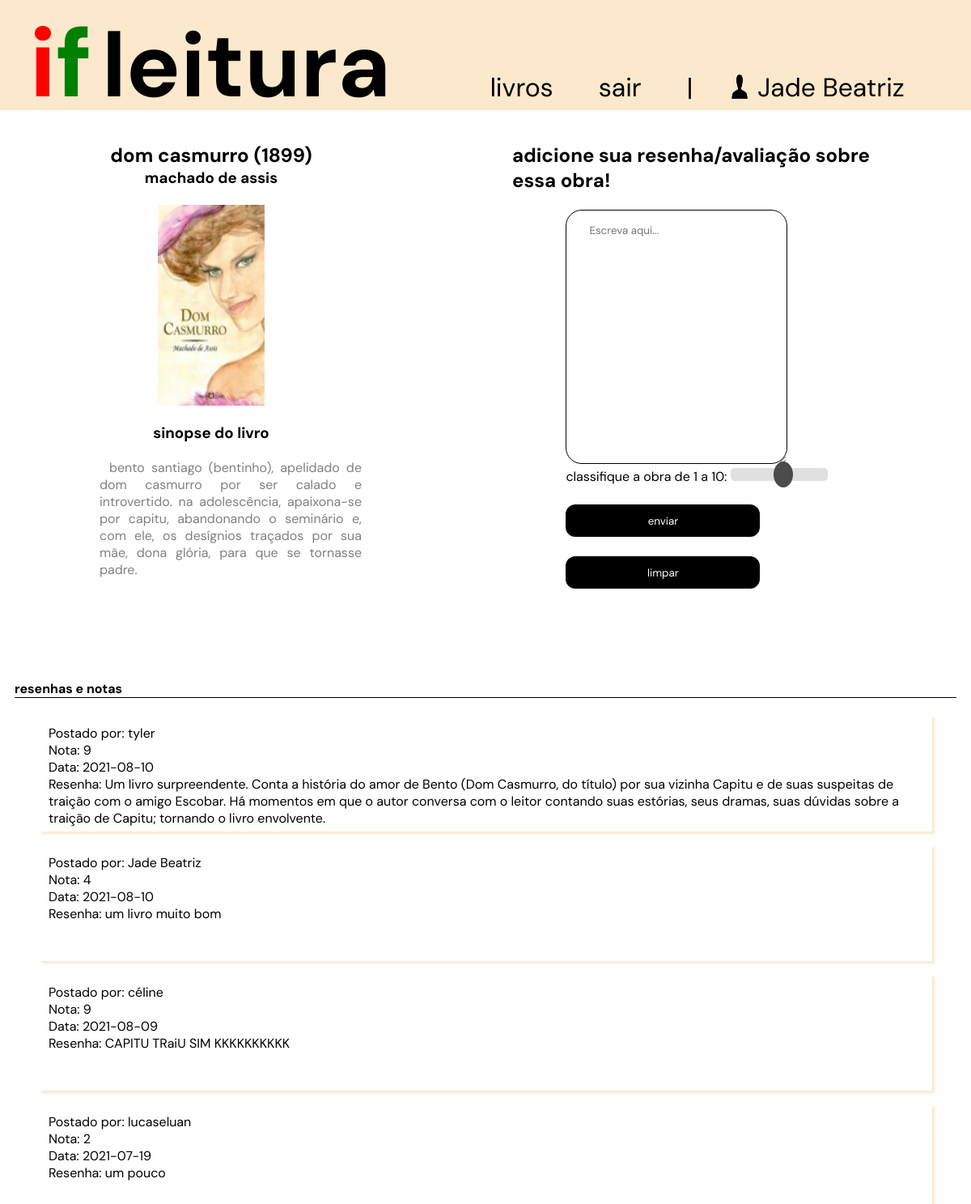
Page /php/livro.php?id=01001 (signed in) on the committed database.
### tables this page shows
CREATE TABLE `usuario` (
  `id_usuario` int(255) NOT NULL,
  `nome` varchar(100) NOT NULL,
  `idade` int(3) NOT NULL,
  `email` varchar(100) NOT NULL,
  `senha` varchar(32) NOT NULL,
  `data` date NOT NULL DEFAULT current_timestamp()
);

CREATE TABLE `livro` (
  `titulo` varchar(100) NOT NULL,
  `autor` varchar(50) NOT NULL,
  `ano_publi` int(4) NOT NULL,
  `id` varchar(5) NOT NULL,
  `sinopse` text NOT NULL,
  `origem` varchar(20) NOT NULL,
  `capa` varchar(255) NOT NULL
);

### php/livro.php (the view, shortened to what this page needs)
<?php
$id_livro = $_GET['id'];
include('conexao.php');
$id = $_SESSION['id-usuario'];
$query = "SELECT * FROM usuario WHERE id_usuario = '$id'";
$resultado = mysqli_query($conexao, $query);
$dados = mysqli_fetch_array($resultado);
$sql = "SELECT * FROM livro WHERE id = '$id_livro'";
$result = mysqli_query($conexao, $sql);
$dados_livro = mysqli_fetch_array($result);
?>
<!DOCTYPE html>
<html lang="pt-br">
<head>
    <link rel='stylesheet' type='text/css' media='screen' href='../css/css.css'>
</head>
<body>
<div class='nome'>
    <h1 id="red">i</h1> <h1 id="green">f</h1> <h1 class="titulo">leitura</h1> <br>
    <ul>
    <li> <a href="home.php"> livros </a> </li>
    <li> <a href="logout.php"> sair </a> </li>
    <li> <a href="">|</a></li>
    <img src="../imgs/user2.png" alt="" id="user">
    <li> <a href=""><?php echo $dados['nome']; ?></a>  </li>
    </ul>
</div>
<div class="livro-pag">
    <div class="conteudo-livro">
        <h2> <?php echo $dados_livro['titulo'], " (", $dados_livro['ano_publi'], ")"; ?> </h2>
        <h3> <?php echo $dados_livro['autor']; ?> </h3> <br>
        <?php  $imgURL = 'upload/'.$dados_livro['capa']; ?>
        <img src="<?php echo $imgURL;?>" alt="<?php echo $dados_livro['titulo']; ?>" class="capa-livro"/> <br>
        <h3> sinopse do livro </h3>
        <p class="sinopse"> <?php echo $dados_livro['sinopse']; ?> </p>
    </div>
    <div class="resenha">
        <h2> adicione sua resenha/avaliação sobre essa obra! </h2> <br>
        <form method="POST" action="">
            <textarea name=resenha class="resenha-input" placeholder="Escreva aqui..." maxlength="1000"></textarea><br>
            <label for="nota"> classifique a obra de 1 a 10: </label>
            <input type="range" name="nota" class="nota" min="1" max="10"> <br>
            <button type="submit" name="Enviar" class="submit-resenha"> enviar </button><br>
            <button type=reset value=Limpar class="submit-resenha"> limpar </button>
        </form>
    </div>
</div>
<h4> resenhas e notas </h4> <br>
<div class="posts">
    <?php
        $query1 = "SELECT DISTINCT nome, resenha, nota, avaliacao.data FROM avaliacao, usuario
        WHERE avaliacao.id_usuario = usuario.id_usuario and avaliacao.id_livro=".$id_livro." ORDER BY id desc";
        $executar = mysqli_query($conexao, $query1);
        while($exibir = mysqli_fetch_array($executar)){
            echo "<div class='comentarios'> Postado por: ", $exibir['nome'], "<br> Nota: ", $exibir['nota'],
            "</br> Data: ", $exibir['data'], "<br> Resenha: ", $exibir['resenha'],"</div> <br>";
        }
    ?>
</div>
</body>
</html>

### css/css.css (style rules this page uses)
* { margin: 0 auto; font-family: 'DM Sans', sans-serif; }
.titulo { color: black; font-size: 14vh; margin-left: 1vw; }
#red { color:red; font-size: 15vh; margin-right: 0vw; }
#green { color: green; font-size: 15vh; margin-left: 0vw; margin-right: 0vw; }
ul { margin-top: 6vh; height: 6vh; list-style-type: none; display: flex; }
li { display: inline; }
li a { display: inline; margin-right: 3vw; color:black; padding: 10px; font-size: 4vh; text-decoration: none; }
#user { width: 2vw; height: 5vh; }
.nome { width: 100vw; height: 17vh; margin-bottom: 2vh; display: flex; justify-content: center; align-items: baseline; background-color: rgb(252, 232, 204); }
h4 { margin-left: 1.5vw; margin-right: 1.5vw; border-bottom: solid black 1px; }
.livro-pag { display: flex; justify-content: space-evenly; }
.livro-pag .conteudo-livro { width: 25vw; height: 80vh; margin-top: 3vh; margin-bottom: 3vh; display: flex; flex-direction: column; align-items: flex-start; }
.livro-pag .conteudo-livro .sinopse { width: 27vw; height: 23vh; margin-top: 1vh; margin-bottom: 2vh; color: gray; text-indent: 1vw; text-align: justify; text-justify: inter-word; padding: 1.5vh; }
.livro-pag .conteudo-livro .capa-livro { width: 11vw; height: 31vh; }
.livro-pag .resenha { width: 38vw; height: 74vh; margin-top: 3vh; margin-bottom: 3vh; display: flex; flex-direction: column; align-items: flex-start; }
.livro-pag .resenha .resenha-input { width: 20vw; height: 35vh; border: 1px black solid; border-radius: 20px; color: gray; text-indent: 1vw; padding: 2vh; }
.livro-pag .resenha .resenha-input::placeholder { text-align: start; margin-top: 0vh; }
.livro-pag .resenha .submit-resenha { width: 20vw; height: 5vh; margin-top: 3vh; background-color: black; color: white; border-radius: 12px; border: solid black; }
.livro-pag .resenha .nota { appearance: none; width: 10vw; height: 2vh; border-radius: 5px; background: #d3d3d3; outline: none; opacity: 0.7; transition: .2s; transition: opacity .2s; }
.posts { display: flex; flex-flow: row wrap; justify-content: space-evenly; }
.comentarios { width: 90vw; height: 15vh; overflow: auto; margin-bottom: 2vh; padding: 1.5vh; box-shadow: 3px 3px 3px rgb(252, 232, 204); }

### rows in the picture
usuario: nome "Jade Beatriz"
livro: titulo "dom casmurro", ano_publi "1899", autor "machado de assis", capa (picture), sinopse "bento santiago (bentinho), apelidado de dom casmurro por ser calado e introvertido. na adolescência, apaixona-se por capitu, abandonando o seminário e, com ele, os desígnios traçados por sua mãe, dona glória, para que se tornasse padre."

### other values in the picture
$exibir['nome'] "tyler"
$exibir['nota'] "9"
$exibir['data'] "2021-08-10"
$exibir['nome'] "Jade Beatriz"
$exibir['nota'] "4"
$exibir['resenha'] "um livro muito bom"
$exibir['nome'] "céline"
$exibir['data'] "2021-08-09"
$exibir['resenha'] "CAPITU TRaiU SIM KKKKKKKKKK"
$exibir['nome'] "lucaseluan"
$exibir['nota'] "2"
$exibir['data'] "2021-07-19"
$exibir['resenha'] "um pouco"
